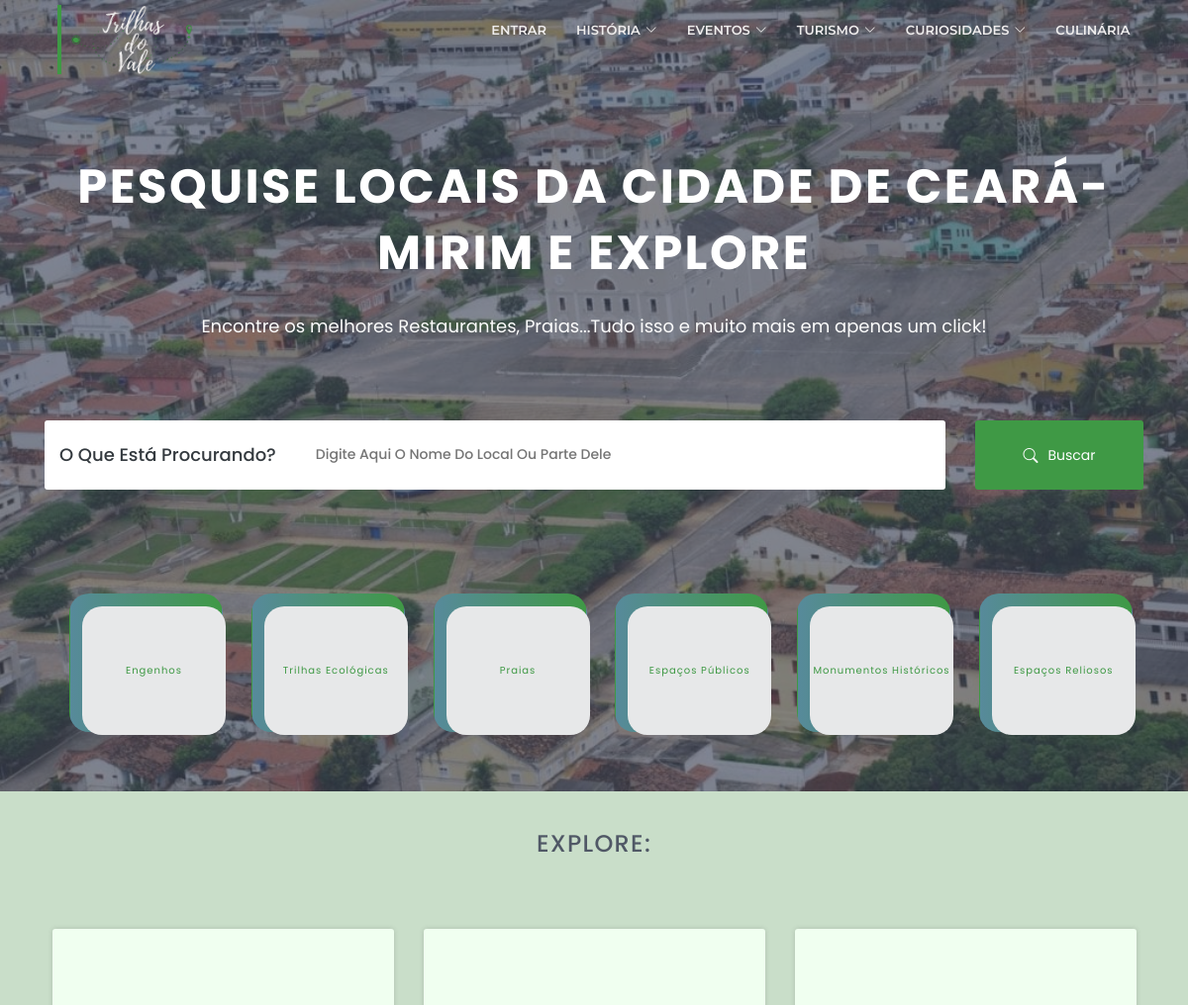
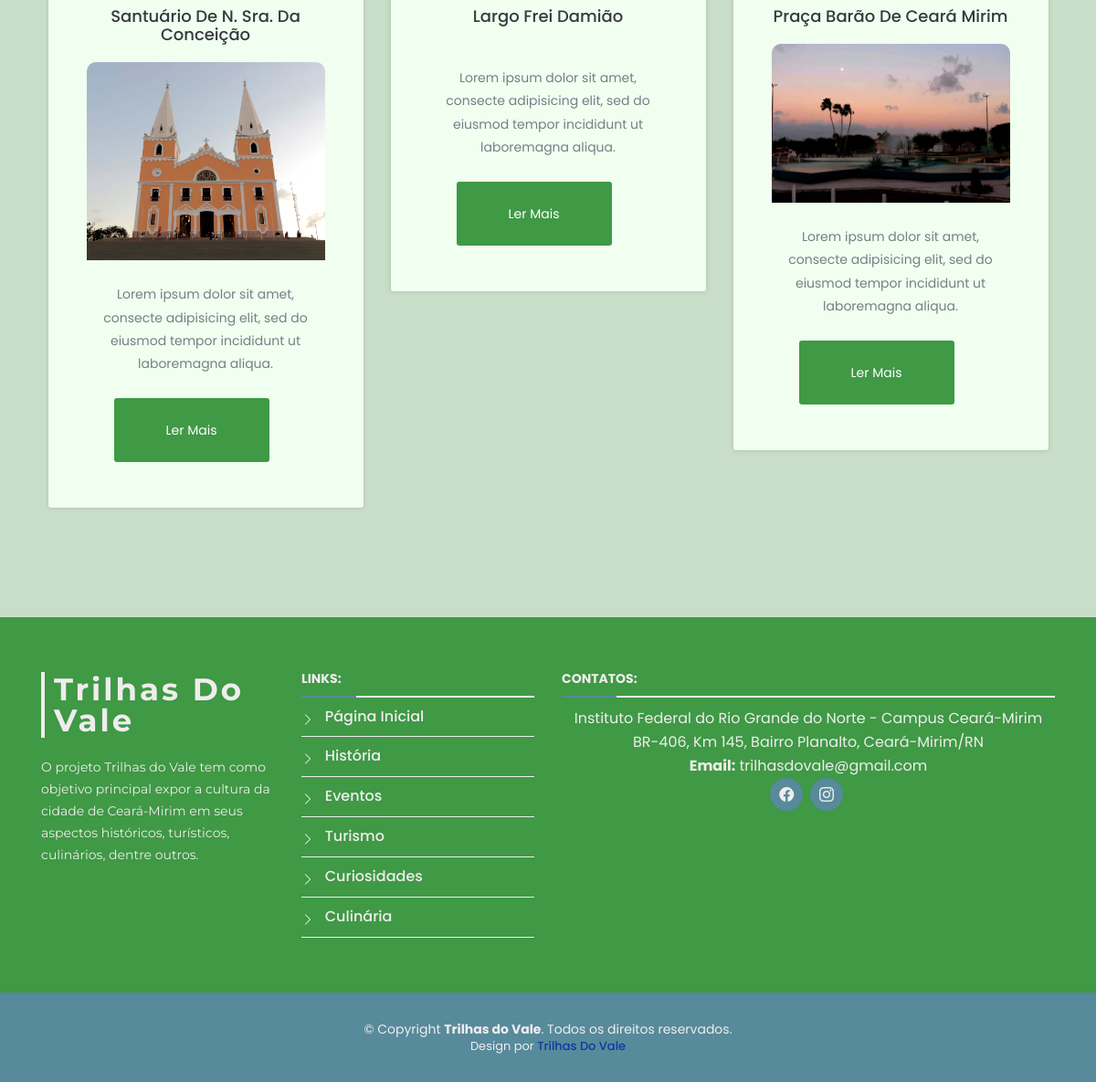
The app's page /locais/ with its own data (2 pictures, top to bottom).
### base/models.py (models this page shows, shortened)
class Categoria(models.Model):
    nome = models.CharField(unique=True, max_length=30)

class Local(models.Model):
    nome = models.CharField(max_length=40)
    foto = models.ImageField()
    localizacaoexata = models.CharField(db_column='localizacaoExata', max_length=60) # Field name made lowercase.
    descricao = models.TextField()
    categorias = models.ManyToManyField(Categoria)

### paginas/views.py (the view)
# urls.py: path('locais/', views.Locais, name='locais'),
def Locais(request):
    categorias = Categoria.objects.all()
    locais = Local.objects.all()
    busca = request.GET.get('busca')
    categorias_id = request.GET.get('categoria', None)
    if categorias_id is not None:
         locais = Local.getLocaisByID(categorias_id)
    elif busca:
        locais = Local.objects.filter(nome__icontains=busca)
    else:
        categorias = Categoria.objects.all()
        locais = Local.objects.all()
    return render(request,'paginas/locais.html', {'locais': locais, 'categorias': categorias})

### paginas/templates/paginas/locais.html (shortened to what this page needs)
{% extends 'paginas/base.html' %}
{% load static %}
{% block styles %}
<link rel="stylesheet" href="../../../static/vendor/bootstrap-icons/bootstrap-icons.css">
<link rel="stylesheet" href="../../../static/css/css_local/animate.css">
<link rel="stylesheet" href="../../../static/css/css_local/bootstrap.min.css">
<link rel="stylesheet" href="../../../static/css/css_local/style.css">
<link rel="stylesheet" href="../../../static/css/css_local/responsive.css">
{% endblock %}
{% block conteudo %}
<section id="home" class="welcome-hero">
	<div class="container">
		<div class="welcome-hero-txt">
			<h2>Pesquise locais da Cidade de Ceará-Mirim e explore </h2>
			<p>
				Encontre os melhores Restaurantes, Praias...Tudo isso e muito mais em apenas um click!
			</p>
		</div>
		<div class="welcome-hero-serch-box">
			<div class="welcome-hero-form">
				<div id="text-pesquisa">
					<h3>O que está procurando?</h3>
				</div>
				<div class="single-welcome-hero-form">
					<form method="GET" id="busca-form">
						<input autocomplete="off" id="busca" name="busca" type="text"
							placeholder="Digite aqui o nome do local ou parte dele" />
				</div>
			</div>
			<div class="welcome-hero-serch">
				<button class="welcome-hero-btn">
					<i style="margin: 0 10px 5px 0; font-size: 15px;" class="bi bi-search"></i> Buscar
				</button>
			</div>
		</div>
	</div>
</section>
<section id="list-categories" class="list-categories">
	<div class="container">
		<div style="position: absolute; z-index: 999;" class="categorias">
			<ul style="position:relative; margin-top: -200px;">
				{% for categoria in categorias %}
				<li>
					<a class="btn" href="/locais/?categoria={{categoria.id}}">
						<span>{{categoria.nome}}</span>
					</a>
				</li>
				{% endfor %}
			</ul>
		</div>
	</div>
</section>
<section id="works" class="works">
	<div class="container">
		<div class="section-header">
			<h2>Explore:</h2>
		</div>
		<div class="works-content">
			<div class="row">
				<ul>
					{% for local in locais %}
					<li>
						<div class="col-md-4 col-sm-6">
							<div class="single-how-works">
								<div class="container_local">
									<h2><a href="/local/{{local.id}}">{{local.nome}}</a></h2>
									<img style="border-radius: 10px" src="{{local.foto.url}}" alt="">
									<p>
										Lorem ipsum dolor sit amet, consecte adipisicing elit, sed do eiusmod tempor
										incididunt ut laboremagna aliqua.
									</p>
									<button class="welcome-hero-btn how-work-btn" onclick="window.location.href='#'">
										ler mais
									</button>
								</div>
							</div>
						</div>
					</li>
					{% endfor %}
				</ul>
			</div>
		</div>
	</div>
</section>
{% endblock %}

### paginas/templates/paginas/base.html (shortened to what this page needs)
{% load static %}
<!doctype html>
<html lang="pt-br">
<head>
    <link href="{% static 'vendor/animate.css/animate.min.css' %}" rel="stylesheet">
    <link href="{% static 'vendor/aos/aos.css' %}" rel="stylesheet">
    <link href="{% static 'vendor/bootstrap/css/bootstrap.min.css' %}" rel="stylesheet">
    <link href="{% static 'vendor/bootstrap-icons/bootstrap-icons.css' %}" rel="stylesheet">
    <link href="{% static 'vendor/glightbox/css/glightbox.min.css' %}" rel="stylesheet">
    <link href="{% static 'vendor/swiper/swiper-bundle.min.css' %}" rel="stylesheet">
    <link href='https://cdn.jsdelivr.net/npm/bootstrap@5.0.0-alpha1/dist/css/bootstrap.min.css' rel='stylesheet'>
    <link href="{% static 'css/style.css' %}" rel="stylesheet">
    {% block styles %}
    {% endblock %}
</head>
<body >
        {% block menu %}
  <header id="header" class="fixed-top d-flex align-items-center header-transparent ">
    <div class="container-fluid">
      <div class="row justify-content-center align-items-center">
        <div class="col-xl-11 d-flex align-items-center justify-content-between">
          <a href="{% url 'index' %}" class="logo"><img src="{% static 'img/logo1.png' %}" alt="" class="img-fluid"></a>
          <nav id="navbar" class="navbar">
            <ul>
              {% if user.is_authenticated %}
              <li class="dropdown"><a href="{% url 'locais' %}"><span>Locais</span></a>
              {% else %}
              <li class="dropdown"><a href="#" data-bs-toggle="modal" data-bs-target="#modalForm" ><span>Entrar</span></a>
              {% endif %}
              <li class="dropdown"><a href="#historia"><span>História</span> <i class="bi bi-chevron-down"></i></a>
              </li>
              <li class="dropdown"><a href="#eventos"><span>Eventos</span> <i class="bi bi-chevron-down"></i></a>
              </li>
              <li class="dropdown"><a href="#turismo"><span>Turismo</span> <i class="bi bi-chevron-down"></i></a>
              </li>
              </li>
              <li class="dropdown"><a href="#curiosidades"><span>Curiosidades</span> <i
                    class="bi bi-chevron-down"></i></a>
              </li>
              <li><a class="nav-link scrollto" href="#culinaria">Culinária</a></li>
            </ul>
          </nav>
        </div>
      </div>
    </div>
  </header>
        {% endblock %}
            {% block conteudo %}
            {% endblock %}
    {% block rodape %}
  <footer id="footer">
    <div class="footer-top">
      <div class="container">
        <div class="row">
          <div class="col-lg-3 col-md-6 footer-info">
            <h3 style="color:#efeded;">Trilhas do Vale</h3>
            <p> O projeto Trilhas do Vale tem como objetivo principal expor a cultura da cidade de Ceará-Mirim em seus
              aspectos históricos, turísticos, culinários, dentre outros.</p>
          </div>
          <div class="col-lg-3 col-md-6 footer-links">
            <h4>Links:</h4>
            <ul style=" padding-top: 10px;">
              <li><i class="bi bi-chevron-right"></i> <a href="#">Página Inicial</a></li>
              <li><i class="bi bi-chevron-right"></i> <a href="#">História</a></li>
              <li><i class="bi bi-chevron-right"></i> <a href="#">Eventos</a></li>
              <li><i class="bi bi-chevron-right"></i> <a href="#">Turismo</a></li>
              <li><i class="bi bi-chevron-right"></i> <a href="#">Curiosidades</a></li>
              <li><i class="bi bi-chevron-right"></i> <a href="#">Culinária</a></li>
            </ul>
          </div>
          <div class="col-lg-6 col-md-6 footer-contact">
            <h4>Contatos:</h4>
            <p style="color:#efeded; font-size:16px; padding-top: 10px; text-align: center;">
              Instituto Federal do Rio Grande do Norte - Campus Ceará-Mirim <br>
              BR-406, Km 145, Bairro Planalto, Ceará-Mirim/RN<br>
              <strong>Email:</strong> trilhasdovale@gmail.com
            </p>
            <div style=" text-align: center;" class="social-links">
              <a href="#" class="facebook"><i class="bi bi-facebook"></i></a>
              <a href="#" class="instagram"><i class="bi bi-instagram"></i></a>
            </div>
          </div>
        </div>
      </div>
    </div>
    <div class="container">
      <div class="copyright">
        &copy; Copyright <strong>Trilhas do Vale</strong>. Todos os direitos reservados.
      </div>
      <div class="credits">
        Design por <a style="color:#1138A3; font-size:13px;" href="https://trilhasdovale.com.br/">Trilhas do Vale</a>
      </div>
    </div>
  </footer>
    {% endblock %}
</body>
</html>

### static/css/style.css (style rules this page uses)
body { background: #efeded; color: #efeded; font-family: "Open Sans", sans-serif; }
a { color: #1138a3; transition: 0.5s; text-decoration: none; }
p { padding: 0; margin: 0 0 30px 0; }
h1, h2, h3, h4, h5, h6 { font-family: "Montserrat", sans-serif; font-weight: 400; margin: 0 0 20px 0; padding: 0; }
#header { transition: all 0.2s; z-index: 997; background: #efeded; height:80px; }
#header.header-transparent { background: transparent; }
#header .logo { font-size: 34px; margin: 0; padding: 0; font-family: "Montserrat", sans-serif; font-weight: 700; letter-spacing: 3px; padding-left: 10px; border-left: 4px solid #3f9945; }
#header .logo img { max-height: 70px; }
.navbar { padding: 0; }
.navbar ul { margin: 0; padding: 0; display: flex; list-style: none; align-items: center; border-radius: 10px; }
.navbar li { position: relative; }
.navbar a { display: flex; align-items: center; justify-content: space-between; padding: 10px 0 10px 30px; font-family: "Montserrat", sans-serif; font-size: 13px; font-weight: 600; color: #efeded; white-space: nowrap; text-transform: uppercase; transition: 0.3s; }
.navbar a i { font-size: 12px; line-height: 0; margin-left: 5px; }
section { overflow: hidden; }
#footer { background: #578a9b; padding: 0 0 30px 0; color: #efeded; font-size: 14px; }
#footer .footer-top { background: #3f9945; padding: 60px 0 30px 0; }
#footer .footer-top .footer-info { margin-bottom: 30px; }
#footer .footer-top .footer-info h3 { font-size: 34px; margin: 0 0 20px 0; padding: 2px 0 2px 10px; line-height: 1; font-family: "Montserrat", sans-serif; font-weight: 700; letter-spacing: 3px; border-left: 4px solid #efeded; }
#footer .footer-top .footer-info p { font-size: 14px; line-height: 24px; margin-bottom: 0; font-family: "Montserrat", sans-serif; color: #efeded; }
#footer .footer-top .social-links a { display: inline-block; background: #578a9b; color: #efeded; line-height: 1; margin-right: 4px; border-radius: 50%; width: 36px; height: 36px; transition: 0.3s; display: inline-flex; align-items: center; justify-content: center; }
#footer .footer-top .social-links a i { line-height: 0; font-size: 16px; }
#footer .footer-top h4 { font-size: 14px; font-weight: bold; color: #efeded; text-transform: uppercase; position: relative; padding-bottom: 12px; }
#footer .footer-top h4::before, #footer .footer-top h4::after { content: ''; position: absolute; left: 0; bottom: 0; height: 2px; }
#footer .footer-top h4::before { right: 0; background: #efeded; }
#footer .footer-top h4::after { background: #578a9b; width: 60px; }
#footer .footer-top .footer-links { margin-bottom: 30px; }
#footer .footer-top .footer-links ul { list-style: none; padding: 0; margin: 0; }
#footer .footer-top .footer-links ul i { padding-right: 8px; color: #efeded; }
#footer .footer-top .footer-links ul li { border-bottom: 1px solid #efeded; padding: 10px 0; }
#footer .footer-top .footer-links ul li:first-child { padding-top: 0; }
#footer .footer-top .footer-links ul a { color: #efeded; }
#footer .footer-top .footer-contact { margin-bottom: 30px; }
#footer .footer-top .footer-contact p { line-height: 26px; }
#footer .copyright { text-align: center; padding-top: 30px; }
#footer .credits { text-align: center; font-size: 13px; color: #efeded; }

### records on screen
Categoria: nome "Engenhos"
Categoria: nome "Trilhas Ecológicas"
Categoria: nome "Praias"
Categoria: nome "Espaços Públicos"
Categoria: nome "Monumentos Históricos"
Categoria: nome "Espaços Reliosos"
Local: nome "Santuário De N. Sra. Da Conceição", foto (picture)
Local: nome "Largo Frei Damião"
Local: nome "Praça Barão De Ceará Mirim", foto (picture)
